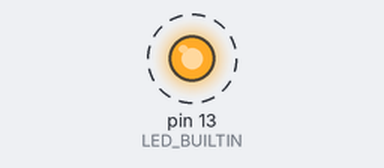
Bench run of a sketch on a simulated Arduino Uno, built with avr-gcc and run on an emulated ATmega328P. Parts: output pins drawn as LEDs (lit = HIGH). Dashed ring = blinking.

Above: at 0.5 s.
Timing chart, 0 to 4.6 s (numbered marks = the images above):
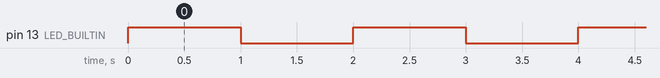

The sketch:

Blink.ino
```cpp
void setup() {
  Serial.begin(115200);
  while (!Serial) {
    delay(10);
  }
  #ifdef ARDUINO_ADAFRUIT_FEATHER_RP2040_THINKINK
  Serial.println("ARDUINO_ADAFRUIT_FEATHER_RP2040_THINKINK");
  #endif

  // initialize digital pin LED_BUILTIN as an output.
  pinMode(LED_BUILTIN, OUTPUT);
}

// the loop function runs over and over again forever
void loop() {
  digitalWrite(LED_BUILTIN, HIGH);  // turn the LED on (HIGH is the voltage level)
  delay(1000);                      // wait for a second
  digitalWrite(LED_BUILTIN, LOW);   // turn the LED off by making the voltage LOW
  delay(1000);                      // wait for a second
}
```

Measured:
- by itself, pin 13 (LED_BUILTIN): alternates HIGH for 1.0 s and LOW for 1.0 s
